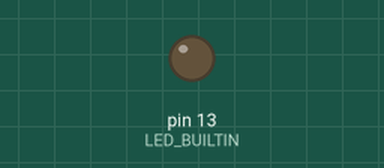
Simulated run of this sketch. Board: Arduino Uno, built with avr-gcc and run on an emulated ATmega328P. On the bench: output pins drawn as LEDs (lit = HIGH).

Above: at 0.6 s.
At 14.0 s:
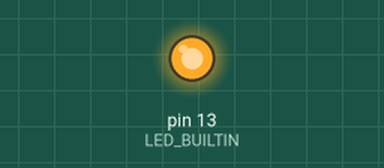
Timing chart, 0 to 22.8 s (numbered marks = the images above):
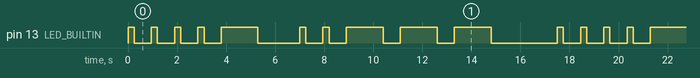

Measured:
- by itself, pin 13 (LED_BUILTIN): repeats every 17.5 s: 3 × (LOW 0.70 s, HIGH 0.25 s), LOW 0.70 s, HIGH 1.5 s, LOW 1.7 s, 2 × (HIGH 0.25 s, LOW 0.70 s), 2 × (HIGH 1.5 s, LOW 0.70 s), HIGH 1.5 s, LOW 2.7 s, HIGH 0.25 s
- by itself, everything shown: repeats every 17.5 s, in 20 steps

The sketch:

morse.ino
```cpp
#define DOT_DURATION   250
#define DASH_DURATION  1500
#define ELEMENT_GAP    700
#define CHAR_GAP       1000
#define WORD_GAP       2000

void setup() {
  pinMode(LED_BUILTIN, OUTPUT);
}

void dot() {
  digitalWrite(LED_BUILTIN, HIGH);
  delay(DOT_DURATION);
  digitalWrite(LED_BUILTIN, LOW);
  delay(ELEMENT_GAP);
}

void dash() {
  digitalWrite(LED_BUILTIN, HIGH);
  delay(DASH_DURATION);
  digitalWrite(LED_BUILTIN, LOW);
  delay(ELEMENT_GAP);
}

void loop() {
  // 4 (....-)
  dot();
  dot();
  dot();
  dot();
  dash();

  delay(CHAR_GAP);

  // 2 (..---)
  dot();
  dot();
  dash();
  dash();
  dash();

  delay(WORD_GAP);
}
```
